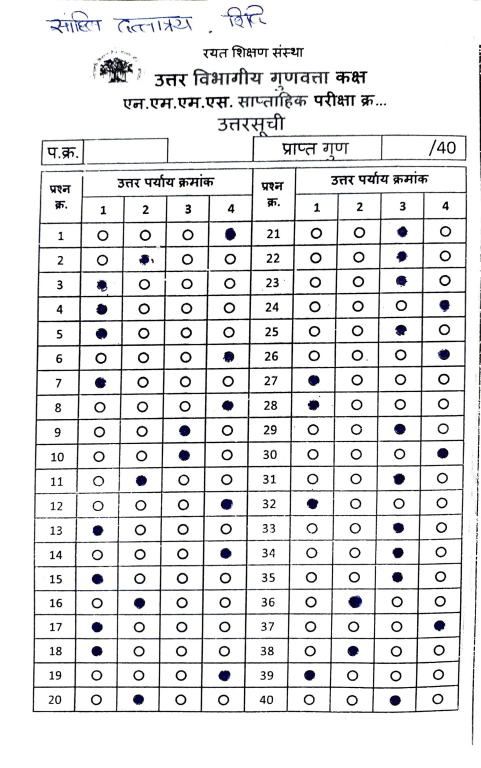
#> input picture testS.jpg, 961 x 1536 px (shown at 1/2 size)
$ python -i enhancer.py   (imports and definitions only)   (older library calls are emulated)
#> lines starting #> are read from the running program, lines starting #| are printed output that depends on the picture; after the words box and inside, x2 and y2 are one past the last pixel; in counts of white or black regions, pixels touching at a corner belong together
#> in preprocess_for_omr, img is the input picture: shape (1536, 961, 3); mean B, G, R 231.1, 230.3, 230.3
"""
Image preprocessing pipeline for OMR sheets - v4.0

Improvements over v3:
  - Image quality validation (blur, brightness, exposure) before processing
  - EXIF-aware orientation correction for phone photos
  - Adaptive shadow removal: kernel tuned to per-image illumination spread
  - Adaptive CLAHE: clip-limit tuned to per-image histogram contrast
  - Adaptive sharpening: strength scaled to measured edge density
  - Guided upscaling for low-resolution inputs (< 800 px wide)
  - Glare/overexposure masking: saturated regions inpainted before thresholding
  - preprocess_for_omr() returns (gray, ImageQuality|None) tuple

Usage:
    from enhancer import preprocess_for_omr, validate_image_quality, enhance_image

    gray, quality = preprocess_for_omr("raw.jpg", validate=True)
    if not quality.is_acceptable:
        print("Bad frame:", quality.reason)
"""

import cv2
import numpy as np
import struct
from dataclasses import dataclass
from typing import Optional, Tuple


# ---------------------------------------------------------------------------
# Quality assessment
# ---------------------------------------------------------------------------

@dataclass
class ImageQuality:
    """Numeric quality indicators for a captured OMR frame."""
    blur_score: float
    brightness: float
    contrast: float
    overexposed_pct: float
    underexposed_pct: float
    is_acceptable: bool
    reason: str


_MIN_BLUR     = 60.0
_MIN_BRIGHT   = 60.0
_MAX_BRIGHT   = 230.0
_MIN_CONTRAST = 20.0
_MAX_OVEREXP  = 0.15
_MAX_UNDEREXP = 0.25


def validate_image_quality(img_bgr: np.ndarray) -> ImageQuality:
    """Run lightweight quality checks on a BGR image."""
    gray         = cv2.cvtColor(img_bgr, cv2.COLOR_BGR2GRAY)
    brightness   = float(np.mean(gray))
    contrast     = float(np.std(gray))
    blur_score   = float(cv2.Laplacian(gray, cv2.CV_64F).var())
    npx          = float(gray.size)
    overexp_pct  = float(np.sum(gray > 245) / npx)
    underexp_pct = float(np.sum(gray < 10)  / npx)

    reasons = []
    if blur_score  < _MIN_BLUR:
        reasons.append(f"blurry (score {blur_score:.0f})")
    if brightness  < _MIN_BRIGHT:
        reasons.append(f"too dark (mean {brightness:.0f})")
    if brightness  > _MAX_BRIGHT:
        reasons.append(f"overexposed (mean {brightness:.0f})")
    if contrast    < _MIN_CONTRAST:
        reasons.append(f"low contrast (std {contrast:.0f})")
    if overexp_pct > _MAX_OVEREXP:
        reasons.append(f"glare ({overexp_pct*100:.1f}% saturated)")
    if underexp_pct > _MAX_UNDEREXP:
        reasons.append(f"shadow ({underexp_pct*100:.1f}% dark)")

    return ImageQuality(
        blur_score=blur_score, brightness=brightness, contrast=contrast,
        overexposed_pct=overexp_pct, underexposed_pct=underexp_pct,
        is_acceptable=len(reasons) == 0, reason="; ".join(reasons),
    )


# ---------------------------------------------------------------------------
# EXIF orientation
# ---------------------------------------------------------------------------

def _apply_exif_rotation(img_bgr: np.ndarray, img_bytes: bytes) -> np.ndarray:
    """Read EXIF orientation tag from raw bytes and rotate pixel data accordingly."""
    try:
        data = img_bytes

        def _get_orient(d: bytes) -> int:
            if len(d) < 12 or d[:2] != b'\xff\xd8':
                return 1
            off = 2
            while off < len(d) - 4:
                marker = d[off:off+2]
                seg_len = struct.unpack('>' + 'H', d[off+2:off+4])[0]
                if marker == b'\xff\xe1':
                    if d[off+4:off+10] != b'Exif\x00\x00':
                        break
                    tiff = d[off+10:]
                    endian = '>' if tiff[:2] == b'MM' else '<'
                    ifd_off = struct.unpack(endian + 'I', tiff[4:8])[0]
                    n = struct.unpack(endian + 'H', tiff[ifd_off:ifd_off+2])[0]
                    for i in range(n):
                        ent = tiff[ifd_off+2+i*12 : ifd_off+2+(i+1)*12]
                        if len(ent) < 12:
                            break
                        if struct.unpack(endian+'H', ent[:2])[0] == 0x0112:
                            return struct.unpack(endian+'H', ent[8:10])[0]
                    break
                off += 2 + seg_len
            return 1

        orient = _get_orient(data)
        if orient == 3:
            return cv2.rotate(img_bgr, cv2.ROTATE_180)
        if orient == 6:
            return cv2.rotate(img_bgr, cv2.ROTATE_90_CLOCKWISE)
        if orient == 8:
            return cv2.rotate(img_bgr, cv2.ROTATE_90_COUNTERCLOCKWISE)
    except Exception:
        pass
    return img_bgr


# ---------------------------------------------------------------------------
# Guided upscaling
# ---------------------------------------------------------------------------

def _ensure_min_resolution(img: np.ndarray, min_width: int = 800) -> np.ndarray:
    """Upscale images narrower than min_width so circle detection has enough pixels."""
#> called with min_width = 800
    h, w = img.shape[:2]
#> h = 1536; w = 961
    if w < min_width:
        scale = min_width / w
        img = cv2.resize(img, (int(w * scale), int(h * scale)),
                         interpolation=cv2.INTER_CUBIC)
    return img


# ---------------------------------------------------------------------------
# Adaptive shadow removal
# ---------------------------------------------------------------------------

def _remove_shadow(gray: np.ndarray) -> np.ndarray:
    """
    Adaptive shadow removal.
    Kernel size is tuned to the spatial frequency of the illumination
    non-uniformity: large spread -> large kernel to span shadows;
    uniform lighting -> small kernel to preserve fine detail.
    """
    h, w = gray.shape
    tile = max(1, min(h, w) // 8)
    local_means = [
        float(np.mean(gray[ty:ty+tile, tx:tx+tile]))
        for ty in range(0, h - tile, tile)
        for tx in range(0, w - tile, tile)
    ]
    spread = float(np.std(local_means)) if local_means else 0.0
    k_frac = 0.07 if spread > 20 else 0.04
    k = max(15, int(min(h, w) * k_frac) | 1)
    kernel = cv2.getStructuringElement(cv2.MORPH_ELLIPSE, (k, k))
    background = cv2.morphologyEx(gray, cv2.MORPH_DILATE, kernel)
    diff = cv2.absdiff(background, gray)
    return cv2.normalize(diff, None, 0, 255, cv2.NORM_MINMAX)


# ---------------------------------------------------------------------------
# Glare / overexposure dampening
# ---------------------------------------------------------------------------

def _dampen_glare(gray: np.ndarray) -> np.ndarray:
    """
    Reduce saturated highlight regions (glare, window reflections).
    Pixels above 245 are inpainted from their local neighbourhood so they
    don't report as blank white paper during thresholding.
    """
    mask = (gray > 245).astype(np.uint8) * 255
    if not np.any(mask):
        return gray
    return cv2.inpaint(gray, mask, inpaintRadius=7, flags=cv2.INPAINT_TELEA)


# ---------------------------------------------------------------------------
# Adaptive CLAHE
# ---------------------------------------------------------------------------

def _adaptive_clahe(gray: np.ndarray) -> np.ndarray:
    """
    CLAHE with clip-limit tuned to per-image histogram spread.
    Low-contrast images get a higher clip; high-contrast images get lower clip
    to avoid noise amplification.
    """
    std = float(np.std(gray))
    clip = max(1.5, min(4.0, 4.0 - (std - 10.0) * (2.5 / 50.0)))
    return cv2.createCLAHE(clipLimit=clip, tileGridSize=(8, 8)).apply(gray)


# ---------------------------------------------------------------------------
# Adaptive sharpening
# ---------------------------------------------------------------------------

def _sharpen(gray: np.ndarray) -> np.ndarray:
    """
    Unsharp-mask sharpening with strength scaled to edge density.
    Blurry images get stronger sharpening; already-sharp images get a mild
    pass to avoid ringing on noise.
    """
    blur_score = float(cv2.Laplacian(gray, cv2.CV_64F).var())
    strength = max(0.2, min(0.6, 0.6 - (blur_score - 100) * (0.4 / 400.0)))
    blur = cv2.GaussianBlur(gray, (0, 0), sigmaX=1.5)
    sharpened = cv2.addWeighted(gray, 1.0 + strength, blur, -strength, 0)
    return np.clip(sharpened, 0, 255).astype(np.uint8)


# ---------------------------------------------------------------------------
# Deskew
# ---------------------------------------------------------------------------

def _deskew(img: np.ndarray) -> np.ndarray:
    """
    Correct rotation up to +/-15 deg using dominant Hough line angle.
    Extended from +/-10 deg to handle phone shots held at steeper angles.
    A morphological close after rotation fills the border pixels that
    warpAffine introduces so they don't get detected as spurious dark edges.
    """
    gray = img if img.ndim == 2 else cv2.cvtColor(img, cv2.COLOR_BGR2GRAY)
    edges = cv2.Canny(gray, 40, 120, apertureSize=3)
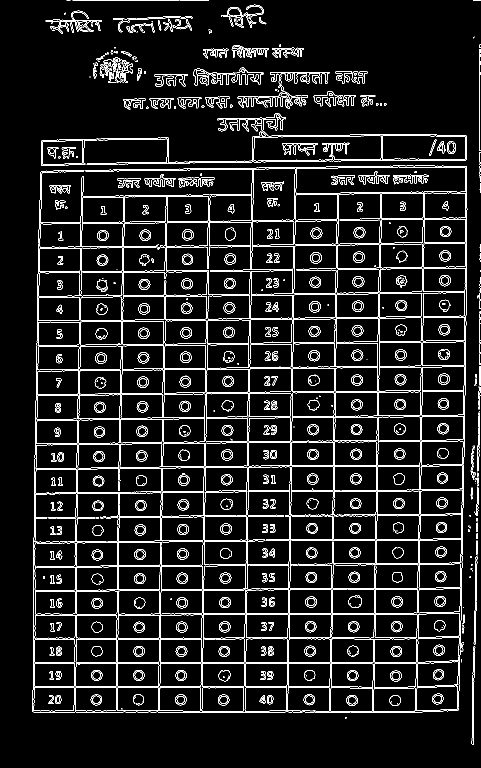
#> edges: shape (1536, 961) (shown at 1/2 size); 7.3% white in thin lines or dots
    lines = cv2.HoughLinesP(
        edges, 1, np.pi / 180,
        threshold=80,
        minLineLength=max(50, img.shape[1] // 8),
        maxLineGap=20,
    )
#> lines = 394 rows, first 6: [156, 939, 164, 493], [66, 1375, 699, 1375], [322, 1130, 334, 391], [744, 1425, 754, 841], [66, 1324, 750, 1324], [320, 1101, 332, 390]
    if lines is None or len(lines) < 5:
        return img

    angles = []
    for line in lines[:80]:
        x1, y1, x2, y2 = line[0]
        if x2 != x1:
            a = np.degrees(np.arctan2(y2 - y1, x2 - x1))
            if abs(a) <= 15:
                angles.append(a)
#> this loop made 80 passes
#> (x1, y1, x2, y2, a) on passes 1 to 12: (156, 939, 164, 493, -88.97), (66, 1375, 699, 1375, 0), (322, 1130, 334, 391, -89.07), (744, 1425, 754, 841, -89.02), (66, 1324, 750, 1324, 0), (320, 1101, 332, 390, -89.03), (67, 1424, 659, 1424, 0), (158, 662, 162, 403, -89.12), (671, 737, 675, 473, -89.13), (70, 1054, 78, 592, -89.01), (236, 1187, 238, 1017, -89.33), (582, 947, 586, 662, -89.2)
#> (x1, y1, x2, y2) on pass 55: (152, 1333, 152, 1080)
#> after the loop, angles = 44 values, max 0 at index 0, min -1.12 at index 25, mean -0.424

    if not angles:
        return img

    skew = float(np.median(angles))
#> skew = -0.335
    if abs(skew) < 0.3:
        return img

    h, w = img.shape[:2]
#> h = 1536; w = 961
    M = cv2.getRotationMatrix2D((w / 2, h / 2), skew, 1.0)
#> M = [[1, -0.00585, 4.5], [0.00585, 1, -2.8]]
    rotated = cv2.warpAffine(img, M, (w, h), flags=cv2.INTER_CUBIC,
                              borderMode=cv2.BORDER_REPLICATE)

    if rotated.ndim == 2:
        kc = cv2.getStructuringElement(cv2.MORPH_RECT, (3, 3))
        rotated = cv2.morphologyEx(rotated, cv2.MORPH_CLOSE, kc, iterations=1)
    return rotated


# ---------------------------------------------------------------------------
# Full colour enhancement pipeline
# ---------------------------------------------------------------------------

def _enhance_opencv(img_bgr: np.ndarray) -> np.ndarray:
    """
    Full colour enhancement pipeline:
      1. Guided upscaling (if < 800 px wide)
      2. Deskew (up to +/-15 deg)
      3. Adaptive shadow removal
      4. Glare/overexposure dampening
      5. Adaptive CLAHE
      6. Adaptive unsharp-mask sharpening
      7. Mild fast NLM denoising
    """
    img_bgr = _ensure_min_resolution(img_bgr)
    img_bgr = _deskew(img_bgr)

    lab = cv2.cvtColor(img_bgr, cv2.COLOR_BGR2LAB)
#> lab: shape (1536, 961, 3); mean of channels 0, 1, 2 231, 128.2, 127.6
    l_ch, a_ch, b_ch = cv2.split(lab)
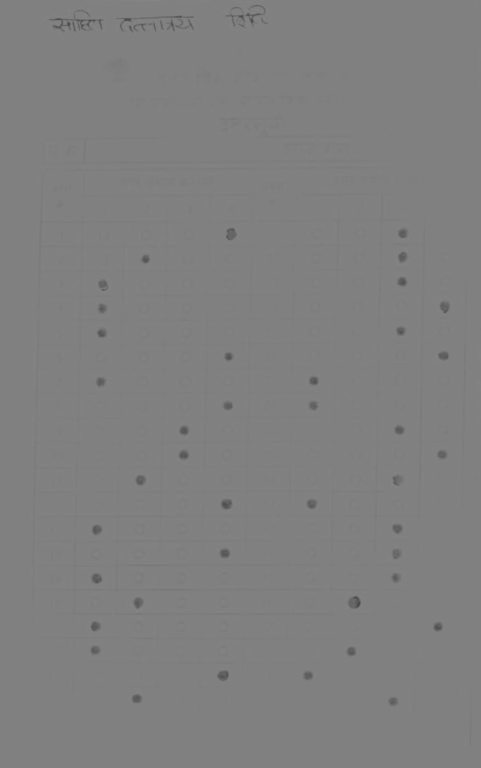
#> b_ch: shape (1536, 961) (shown at 1/2 size); min 67, max 137, mean 127.6

    l_ch = _dampen_glare(l_ch)
#> in _dampen_glare, `mask = (gray > 245).astype(np.uint8) * 255`: mask: shape (1536, 961); 84% white; 509 black regions (192 under 20 px), largest, box (x1, y1, x2, y2) and area: (61, 332, 937, 1428) 125839, (84, 225, 936, 329) 10323, (478, 143, 664, 219) 4196
#> in _dampen_glare, `return cv2.inpaint(gray, mask, inpaintRadius=7, flags=cv2.INPAINT_TELEA)`:
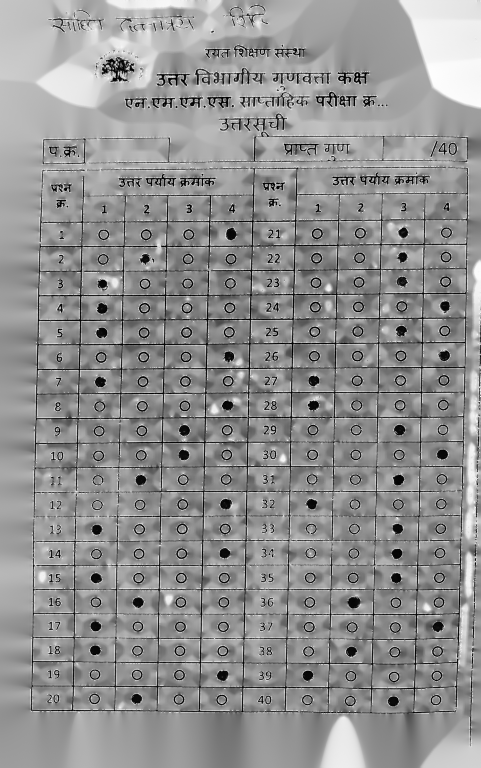
#> returned value: shape (1536, 961) (shown at 1/2 size); min 0, max 255, mean 145.2
    l_no_shadow = _remove_shadow(l_ch)
#> in _remove_shadow, `local_means = [ float(np.mean(gray[ty:ty+tile, tx:tx+tile])) for ty in..`: local_means = 96 values, max 236.9 at index 7, min 119.8 at index 43, mean 144.5
#> in _remove_shadow, `spread = float(np.std(local_means)) if local_means else 0.0`: spread = 20.2
#> in _remove_shadow, `k_frac = 0.07 if spread > 20 else 0.04`: k_frac = 0.07
#> in _remove_shadow, `k = max(15, int(min(h, w) * k_frac) | 1)`: k = 67
#> in _remove_shadow, `kernel = cv2.getStructuringElement(cv2.MORPH_ELLIPSE, (k, k))`:
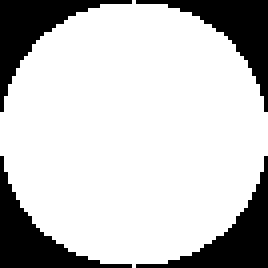
#> kernel: shape (67, 67) (shown 4 times larger); values 0 (black) and 1 (white), 77.5% white; 4 black regions, box (x1, y1, x2, y2) and area: (0, 0, 33, 28) 252, (34, 0, 67, 28) 252, (0, 39, 33, 67) 252, (34, 39, 67, 67) 252
#> in _remove_shadow, `diff = cv2.absdiff(background, gray)`:
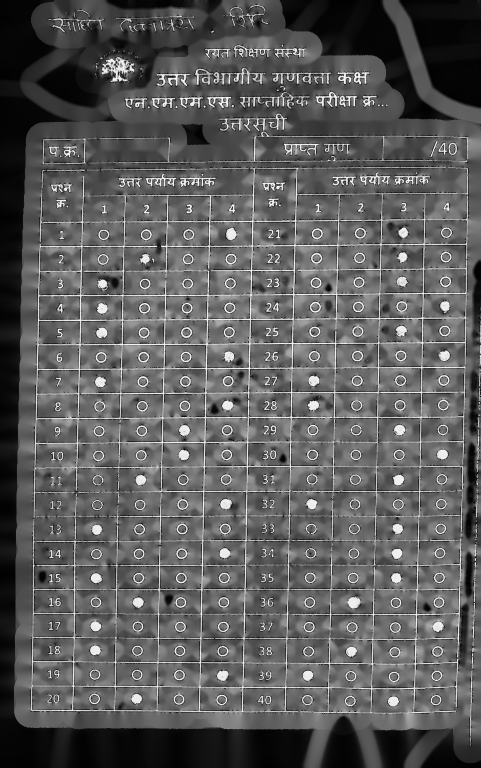
#> diff: shape (1536, 961) (shown at 1/2 size); min 0, max 252, mean 91.9
    l_eq = _adaptive_clahe(l_no_shadow)
#> in _adaptive_clahe, `std = float(np.std(gray))`: std = 53.7
#> in _adaptive_clahe, `clip = max(1.5, min(4.0, 4.0 - (std - 10.0) * (2.5 / 50.0)))`: clip = 1.82

    enhanced = cv2.cvtColor(cv2.merge([l_eq, a_ch, b_ch]), cv2.COLOR_LAB2BGR)

    sharpened = cv2.merge([_sharpen(c) for c in cv2.split(enhanced)])
#> in _sharpen, `blur_score = float(cv2.Laplacian(gray, cv2.CV_64F).var())`: blur_score = 7128
#> in _sharpen, `strength = max(0.2, min(0.6, 0.6 - (blur_score - 100) * (0.4 / 400.0)))`: strength = 0.2
#> in _sharpen (call 2), `blur_score = float(cv2.Laplacian(gray, cv2.CV_64F).var())`: blur_score = 7067.4
#> in _sharpen (call 2), `blur = cv2.GaussianBlur(gray, (0, 0), sigmaX=1.5)`:
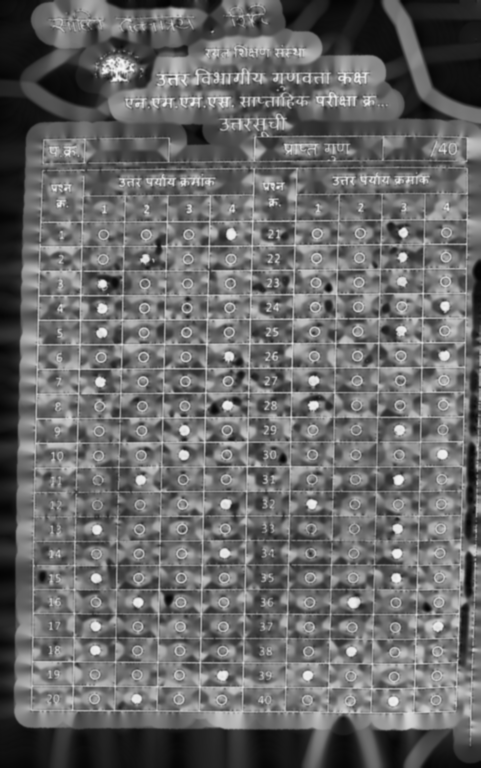
#> blur: shape (1536, 961) (shown at 1/2 size); min 4, max 246, mean 104.3
#> sharpened: shape (1536, 961, 3)

    return cv2.fastNlMeansDenoisingColored(
        sharpened, None, h=4, hColor=4,
        templateWindowSize=7, searchWindowSize=21,
    )
#> returned value: shape (1536, 961, 3)


# ---------------------------------------------------------------------------
# Public API
# ---------------------------------------------------------------------------

def preprocess_for_omr(
    input_path: str,
    validate: bool = False,
) -> Tuple[np.ndarray, Optional[ImageQuality]]:
    """
    Load an image, optionally validate quality, enhance it, and return a
    preprocessed grayscale ndarray ready for circle detection.

    Pipeline:
        EXIF rotation -> upscale -> _enhance_opencv -> grayscale ->
        adaptive CLAHE -> glare dampening -> median blur

    Returns
    -------
    gray    : np.ndarray  uint8 grayscale ready for detection
    quality : ImageQuality or None (when validate=False)
    """
    with open(input_path, 'rb') as fh:
        raw_bytes = fh.read()

    img = cv2.imdecode(np.frombuffer(raw_bytes, np.uint8), cv2.IMREAD_COLOR)
    if img is None:
        raise RuntimeError(f"Cannot read image: {input_path}")

    img = _apply_exif_rotation(img, raw_bytes)

    quality = validate_image_quality(img) if validate else None

    enhanced = _enhance_opencv(img)
    gray = cv2.cvtColor(enhanced, cv2.COLOR_BGR2GRAY)
    gray = _adaptive_clahe(gray)
    gray = cv2.medianBlur(gray, 3)
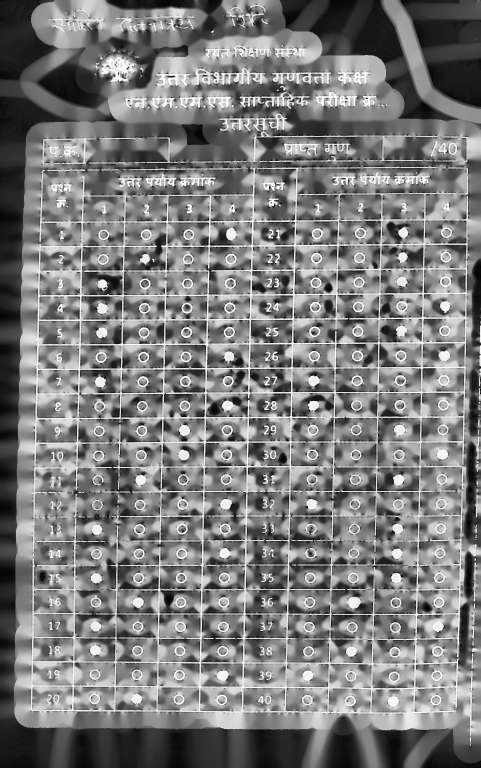
#> gray: shape (1536, 961) (shown at 1/2 size); min 1, max 255, mean 122.9
    return gray, quality


def enhance_image(input_path: str, output_path: str) -> str:
    """Enhance an OMR sheet image and save to output_path. Returns output_path."""
    with open(input_path, 'rb') as fh:
        raw_bytes = fh.read()
    img = cv2.imdecode(np.frombuffer(raw_bytes, np.uint8), cv2.IMREAD_COLOR)
    if img is None:
        raise RuntimeError(f"Cannot read image: {input_path}")
    img = _apply_exif_rotation(img, raw_bytes)
    cv2.imwrite(output_path, _enhance_opencv(img))
    return output_path

>>> result = preprocess_for_omr('testS.jpg')
